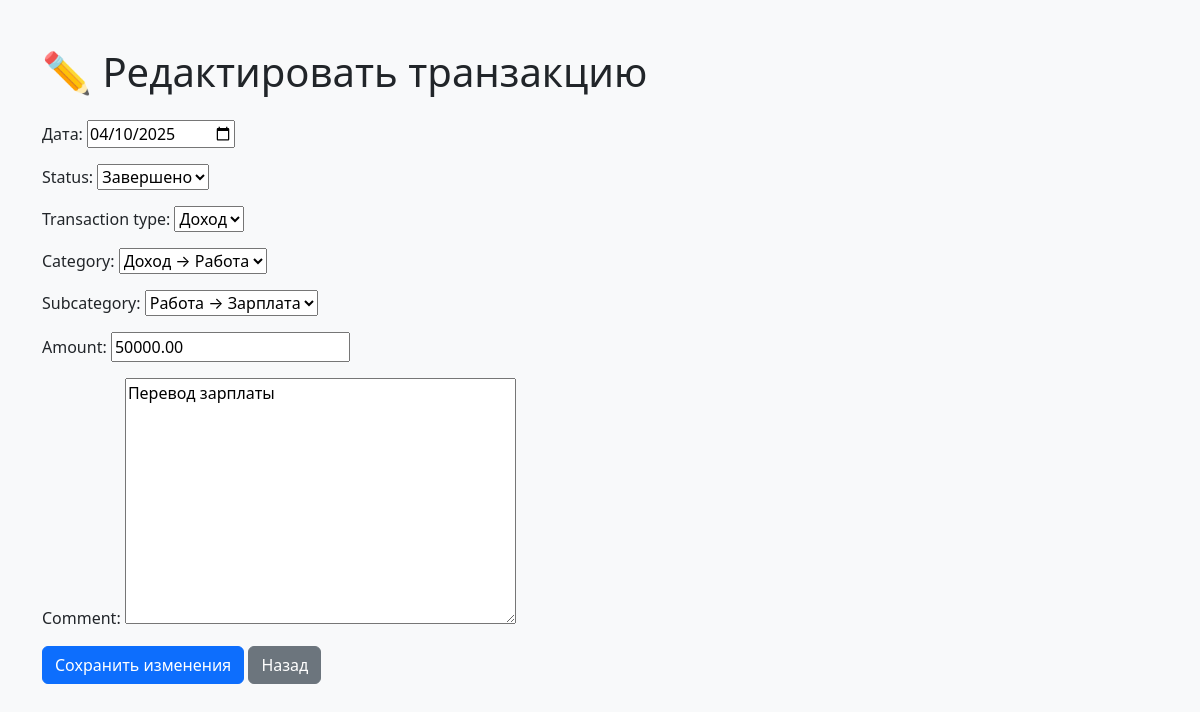
The app's page /edit/1/ (signed in) with its own data.
### core/models.py (models this page shows, shortened)
class Transaction(models.Model):
    date = models.DateField(verbose_name="Дата", auto_now_add=False)
    status = models.ForeignKey(Status, on_delete=models.PROTECT)
    transaction_type = models.ForeignKey(TransactionType, on_delete=models.PROTECT)
    category = models.ForeignKey(Category, on_delete=models.PROTECT)
    subcategory = models.ForeignKey(SubCategory, on_delete=models.PROTECT)
    amount = models.DecimalField(max_digits=10, decimal_places=2)
    comment = models.TextField(blank=True, null=True)

class Category(models.Model):
    name = models.CharField(max_length=100)
    transaction_type = models.ForeignKey(TransactionType, on_delete=models.CASCADE, related_name='categories')
    def __str__(self):
        return f"{self.transaction_type.name} → {self.name}"

class SubCategory(models.Model):
    name = models.CharField(max_length=100)
    category = models.ForeignKey(Category, on_delete=models.CASCADE, related_name='subcategories')
    def __str__(self):
        return f"{self.category.name} → {self.name}"

### core/views.py (the view)
# urls.py: path('edit/<int:pk>/', views.edit_transaction, name='edit_transaction'),
@login_required
def edit_transaction(request, pk):
    transaction = get_object_or_404(Transaction, pk=pk)
    if request.method == 'POST':
        form = TransactionForm(request.POST, instance=transaction)
        if form.is_valid():
            form.save()
            return redirect('transaction_list')
    else:
        form = TransactionForm(instance=transaction)
    return render(request, 'core/edit_transaction.html', {'form': form})

### core/forms.py
class TransactionForm(forms.ModelForm):
    class Meta:
        model = Transaction
        fields = '__all__'
        widgets = {
            'date': DateInput(format='%Y-%m-%d', attrs={'type': 'date'}),
        }

### core/models.py (called while the page is built)
    def __str__(self):
        return self.name

    def __str__(self):
        return self.name

### core/templates/core/edit_transaction.html (shortened to what this page needs)
<!DOCTYPE html>
<html lang="ru">
<head>
    <link href="https://cdn.jsdelivr.net/npm/bootstrap@5.3.3/dist/css/bootstrap.min.css" rel="stylesheet">
</head>
<body class="bg-light">
<div class="container py-5">
    <h1 class="mb-4">✏️ Редактировать транзакцию</h1>
    <form method="post">
        {{ form.as_p }}
        <button type="submit" class="btn btn-primary">Сохранить изменения</button>
        <a href="{% url 'transaction_list' %}" class="btn btn-secondary">Назад</a>
    </form>
</div>
</body>
</html>

### records on screen
Transaction: date "04/10/2025", status "Завершено", subcategory "Работа → Зарплата", amount "50000.00", comment "Перевод зарплаты"
Category: transaction_type "Доход"
SubCategory: category "Доход → Работа"
